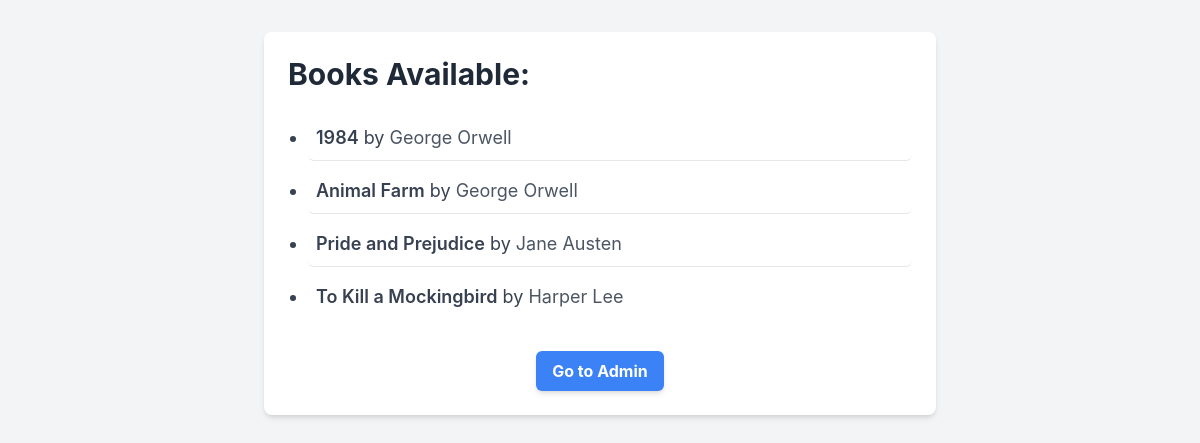
The app's page /relationship/books/, older data.
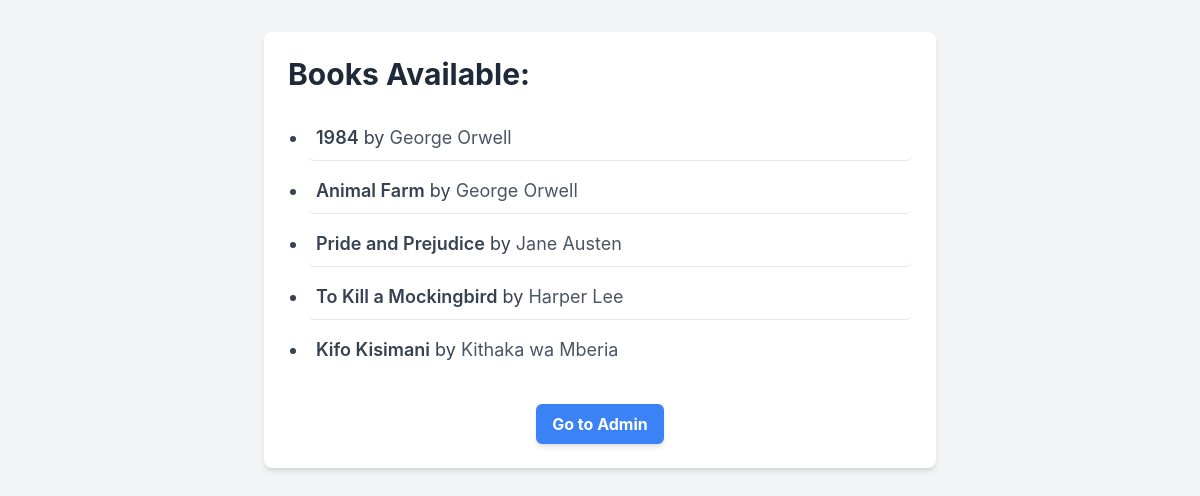
The same page, newer data.
### relationship_app/models.py (models this page shows, shortened)
class Book(models.Model):
    title = models.CharField(max_length=200)
    author = models.ForeignKey(Author, on_delete=models.CASCADE)
    libraries = models.ManyToManyField('Library', related_name='books')
    class Meta:
        permissions = [
            ("can_add_book", "Can add a new book"),
            ("can_change_book", "Can change existing books"),
            ("can_delete_book", "Can delete books"),
        ]

class Author(models.Model):
    name = models.CharField(max_length=200) # Reverted to 200 based on common practice, adjust if checker needs 100

### relationship_app/views.py (the view)
# urls.py: path('books/', views.book_list, name='book_list'),
def book_list(request):
    books = Book.objects.all() # Retrieve all Book objects from the database
    context = {
        'books': books # Pass the queryset as 'books' to the template
    }
    return render(request, 'relationship_app/list_books.html', context)

### relationship_app/templates/relationship_app/list_books.html (shortened to what this page needs)
<!DOCTYPE html>
<html lang="en">
<head>
    <script src="https://cdn.tailwindcss.com"></script>
</head>
<body class="bg-gray-100 p-8">
    <div class="max-w-2xl mx-auto bg-white p-6 rounded-lg shadow-md">
        <h1 class="text-3xl font-bold text-gray-800 mb-6">Books Available:</h1>
        {% if books %}
            <ul class="list-disc pl-5 space-y-2">
                {% for book in books %}
                <li class="text-lg text-gray-700 p-2 border-b border-gray-200 last:border-b-0 rounded-md hover:bg-gray-50 transition duration-150 ease-in-out">
                    <span class="font-semibold">{{ book.title }}</span> by <span class="text-gray-600">{{ book.author.name }}</span>
                </li>
                {% endfor %}
            </ul>
        {% else %}
            <p class="text-gray-600 text-lg">No books found in the library.</p>
        {% endif %}
        <div class="mt-8 text-center">
            <a href="{% url 'admin:index' %}" class="inline-block bg-blue-500 hover:bg-blue-600 text-white font-bold py-2 px-4 rounded-md transition duration-150 ease-in-out shadow-md">
                Go to Admin
            </a>
        </div>
    </div>
</body>
</html>

### relationship_app/templates/relationship_app/list_books.html (style rules this page uses)
body { font-family: 'Inter', sans-serif; }

Row changes from the older to the newer data that the page shows:
added Book: title "Kifo Kisimani", author.name "Kithaka wa Mberia"
